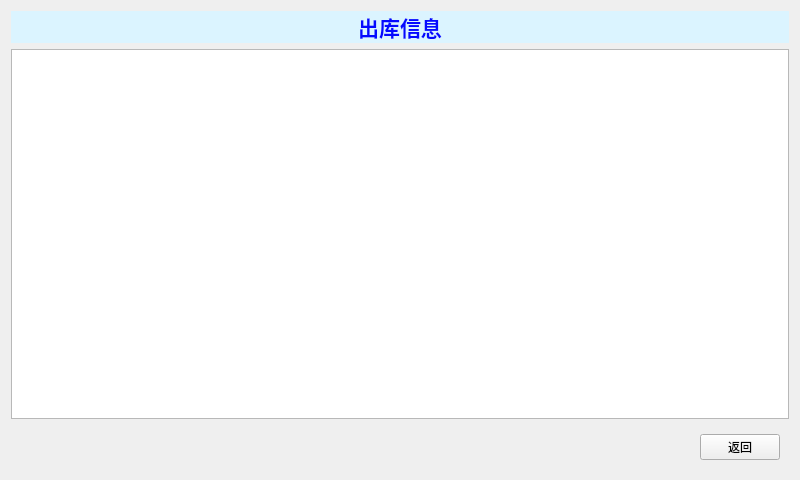
<?xml version="1.0" encoding="UTF-8"?>
<ui version="4.0">
 <class>OutSWMsg</class>
 <widget class="QWidget" name="OutSWMsg">
  <property name="geometry">
   <rect>
    <x>0</x>
    <y>0</y>
    <width>800</width>
    <height>480</height>
   </rect>
  </property>
  <property name="windowTitle">
   <string>Form</string>
  </property>
  <layout class="QVBoxLayout" name="verticalLayout">
   <item>
    <widget class="QLabel" name="label">
     <property name="font">
      <font>
       <family>Arial Black</family>
       <pointsize>16</pointsize>
       <weight>75</weight>
       <bold>true</bold>
      </font>
     </property>
     <property name="styleSheet">
      <string notr="true">background-color: rgb(219, 244, 255);
color: rgb(5, 9, 255);</string>
     </property>
     <property name="text">
      <string>出库信息</string>
     </property>
     <property name="alignment">
      <set>Qt::AlignCenter</set>
     </property>
    </widget>
   </item>
   <item>
    <widget class="QTableWidget" name="tableWidget"/>
   </item>
   <item>
    <widget class="QWidget" name="widget" native="true">
     <layout class="QHBoxLayout" name="horizontalLayout">
      <item>
       <spacer name="horizontalSpacer_3">
        <property name="orientation">
         <enum>Qt::Horizontal</enum>
        </property>
        <property name="sizeHint" stdset="0">
         <size>
          <width>40</width>
          <height>20</height>
         </size>
        </property>
       </spacer>
      </item>
      <item>
       <spacer name="horizontalSpacer_4">
        <property name="orientation">
         <enum>Qt::Horizontal</enum>
        </property>
        <property name="sizeHint" stdset="0">
         <size>
          <width>40</width>
          <height>20</height>
         </size>
        </property>
       </spacer>
      </item>
      <item>
       <spacer name="horizontalSpacer">
        <property name="orientation">
         <enum>Qt::Horizontal</enum>
        </property>
        <property name="sizeHint" stdset="0">
         <size>
          <width>58</width>
          <height>20</height>
         </size>
        </property>
       </spacer>
      </item>
      <item>
       <spacer name="horizontalSpacer_2">
        <property name="orientation">
         <enum>Qt::Horizontal</enum>
        </property>
        <property name="sizeHint" stdset="0">
         <size>
          <width>40</width>
          <height>20</height>
         </size>
        </property>
       </spacer>
      </item>
      <item>
       <widget class="QPushButton" name="BtnBack">
        <property name="text">
         <string>返回</string>
        </property>
       </widget>
      </item>
     </layout>
    </widget>
   </item>
  </layout>
 </widget>
 <resources/>
 <connections/>
</ui>
